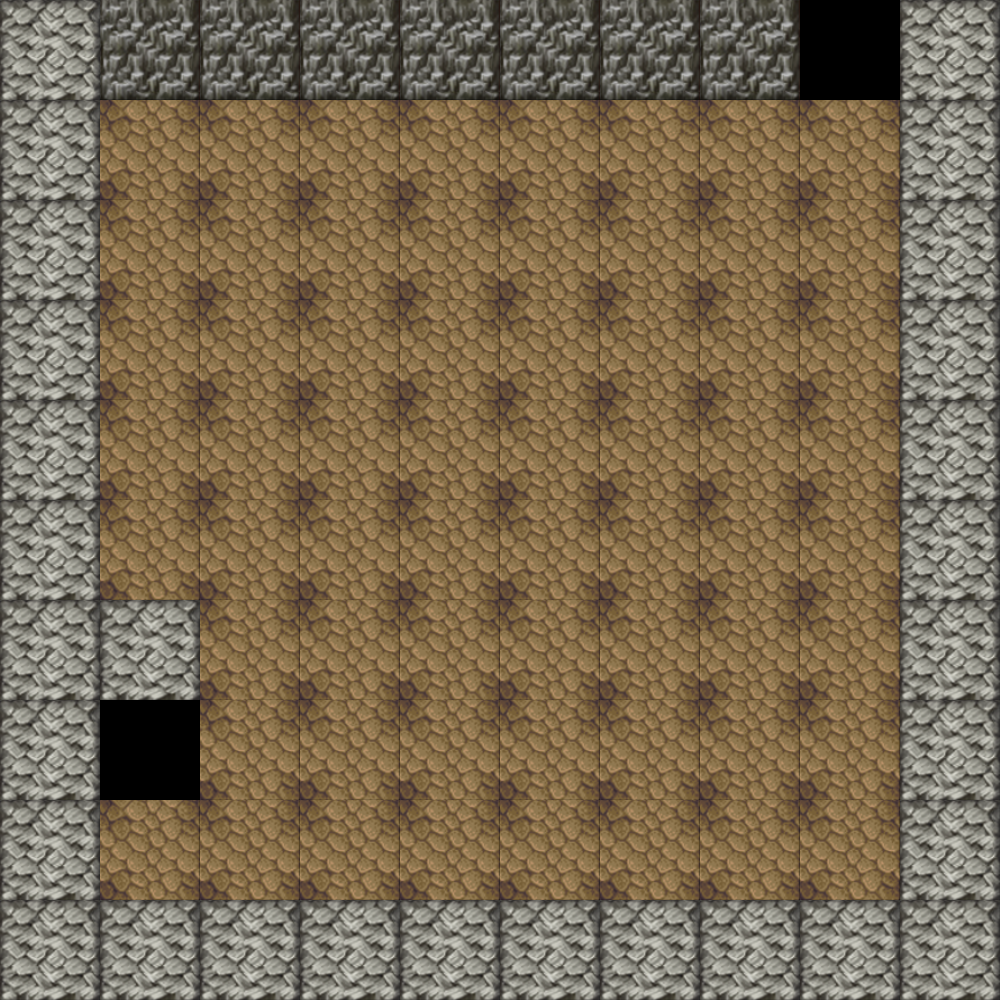

Rendered tile map (Tiled .tmx) drawn with the repository's tilesets; below, a short description and the map source with its tile grids summarised:
An orthogonal 10x10 tile map with 100x100 px tiles, 1 tile layer (Tile Layer 1).

<map version="1.0" orientation="orthogonal" renderorder="right-down" width="10" height="10" tilewidth="100" tileheight="100" nextobjectid="1">
 <tileset firstgid="1" name="TileSheet" tilewidth="100" tileheight="100" tilecount="48">
  <image source="TileSheet.png" width="800" height="600" />
  <tile id="0">
   <properties>
    <property name="FLOOR" value="0" />
   </properties>
  </tile>
  <tile id="1">
   <properties>
    <property name="WALL" value="1" />
   </properties>
  </tile>
  <tile id="9">
   <properties>
    <property name="WALL" value="1" />
   </properties>
  </tile>
  <tile id="17">
   <properties>
    <property name="EXIT" value="3" />
   </properties>
  </tile>
 </tileset>
 <layer name="Tile Layer 1" width="10" height="10">
  <data>[100 cells, 100 non-empty, 4 distinct tile ids]</data>
 </layer>
</map>